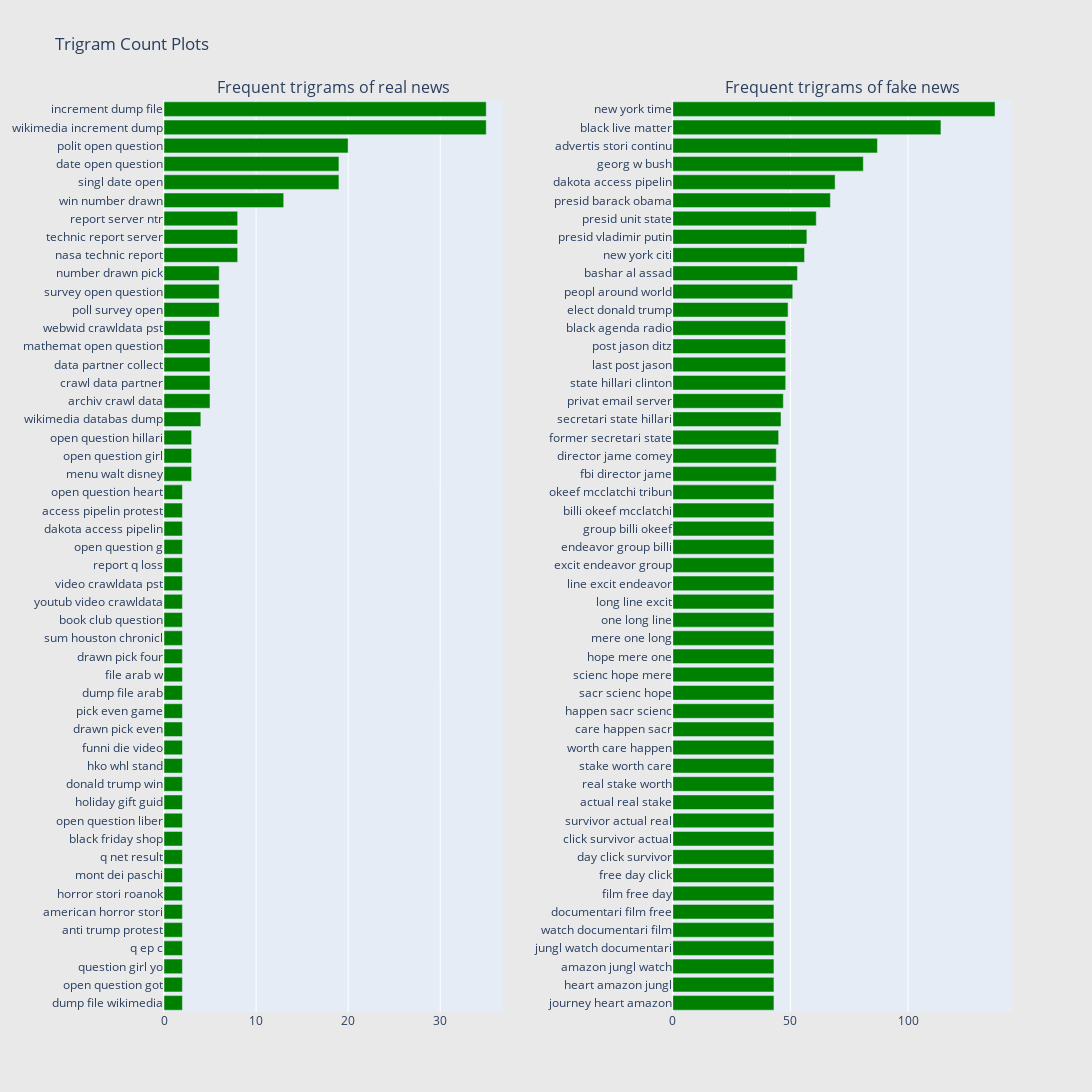

The cell this chart's notebook holds for it:
### Markdown cell above
**Observations:**

* We can see fake news are targating specific people, country, race or age.

**Now let's usl look at the trigram plots as well.**

### Code cell
# for colab plotly
configure_plotly_browser_state()

freq_dict = defaultdict(int)
for sent in df_real["text"]:
    for word in generate_ngrams(sent,3):
        freq_dict[word] += 1
fd_sorted = pd.DataFrame(sorted(freq_dict.items(), key=lambda x: x[1])[::-1])
fd_sorted.columns = ["word", "wordcount"]
trace0 = horizontal_bar_chart(fd_sorted.head(50), 'green')


freq_dict = defaultdict(int)
for sent in df_fake["text"]:
    for word in generate_ngrams(sent,3):
        freq_dict[word] += 1
fd_sorted = pd.DataFrame(sorted(freq_dict.items(), key=lambda x: x[1])[::-1])
fd_sorted.columns = ["word", "wordcount"]
trace1 = horizontal_bar_chart(fd_sorted.head(50), 'green')

# Creating two subplots
fig = tools.make_subplots(rows=1, cols=2, vertical_spacing=0.04, horizontal_spacing=0.2,
                          subplot_titles=["Frequent trigrams of real news", 
                                          "Frequent trigrams of fake news"])
fig.append_trace(trace0, 1, 1)
fig.append_trace(trace1, 1, 2)
fig['layout'].update(height=1200, width=1200, paper_bgcolor='rgb(233,233,233)', title="Trigram Count Plots")
py.iplot(fig, filename='word-plots')

### Figure 1 — Plotly figure (JSON) as saved in the notebook; plotly's stock layout.template omitted (floating-point values rounded to 4 significant figures)
{"data": [{"showlegend": false, "orientation": "h", "yaxis": "y", "y": ["dump file wikimedia", "open question got", "question girl yo", "q ep c", "anti trump protest", "american horror stori", "horror stori roanok", "mont dei paschi", "q net result", "black friday shop", "open question liber", "holiday gift guid", "donald trump win", "hko whl stand", "funni die video", "drawn pick even", "pick even game", "dump file arab", "file arab w", "drawn pick four", "sum houston chronicl", "book club question", "youtub video crawldata", "video crawldata pst", "report q loss", "open question g", "dakota access pipelin", "access pipelin protest", "open question heart", "menu walt disney", "open question girl", "open question hillari", "wikimedia databas dump", "archiv crawl data", "crawl data partner", "data partner collect", "mathemat open question", "webwid crawldata pst", "poll survey open", "survey open question", "number drawn pick", "nasa technic report", "technic report server", "report server ntr", "win number drawn", "singl date open", "date open question", "polit open question", "wikimedia increment dump", "increment dump file"], "xaxis": "x", "marker": {"color": "green"}, "x": [2, 2, 2, 2, 2, 2, 2, 2, 2, 2, 2, 2, 2, 2, 2, 2, 2, 2, 2, 2, 2, 2, 2, 2, 2, 2, 2, 2, 2, 3, 3, 3, 4, 5, 5, 5, 5, 5, 6, 6, 6, 8, 8, 8, 13, 19, 19, 20, 35, 35], "type": "bar"}, {"showlegend": false, "orientation": "h", "yaxis": "y2", "y": ["journey heart amazon", "heart amazon jungl", "amazon jungl watch", "jungl watch documentari", "watch documentari film", "documentari film free", "film free day", "free day click", "day click survivor", "click survivor actual", "survivor actual real", "actual real stake", "real stake worth", "stake worth care", "worth care happen", "care happen sacr", "happen sacr scienc", "sacr scienc hope", "scienc hope mere", "hope mere one", "mere one long", "one long line", "long line excit", "line excit endeavor", "excit endeavor group", "endeavor group billi", "group billi okeef", "billi okeef mcclatchi", "okeef mcclatchi tribun", "fbi director jame", "director jame comey", "former secretari state", "secretari state hillari", "privat email server", "state hillari clinton", "last post jason", "post jason ditz", "black agenda radio", "elect donald trump", "peopl around world", "bashar al assad", "new york citi", "presid vladimir putin", "presid unit state", "presid barack obama", "dakota access pipelin", "georg w bush", "advertis stori continu", "black live matter", "new york time"], "xaxis": "x2", "marker": {"color": "green"}, "x": [43, 43, 43, 43, 43, 43, 43, 43, 43, 43, 43, 43, 43, 43, 43, 43, 43, 43, 43, 43, 43, 43, 43, 43, 43, 43, 43, 43, 43, 44, 44, 45, 46, 47, 48, 48, 48, 48, 49, 51, 53, 56, 57, 61, 67, 69, 81, 87, 114, 137], "type": "bar"}], "layout": {"xaxis": {"domain": [0, 0.4], "anchor": "y"}, "title": {"text": "Trigram Count Plots"}, "paper_bgcolor": "rgb(233,233,233)", "yaxis": {"domain": [0, 1], "anchor": "x"}, "xaxis2": {"domain": [0.6, 1], "anchor": "y2"}, "height": 1200, "width": 1200, "yaxis2": {"domain": [0, 1], "anchor": "x2"}, "annotations": [{"yanchor": "bottom", "xref": "paper", "xanchor": "center", "yref": "paper", "text": "Frequent trigrams of real news", "y": 1, "x": 0.2, "font": {"size": 16}, "showarrow": false}, {"yanchor": "bottom", "xref": "paper", "xanchor": "center", "yref": "paper", "text": "Frequent trigrams of fake news", "y": 1, "x": 0.8, "font": {"size": 16}, "showarrow": false}]}}
